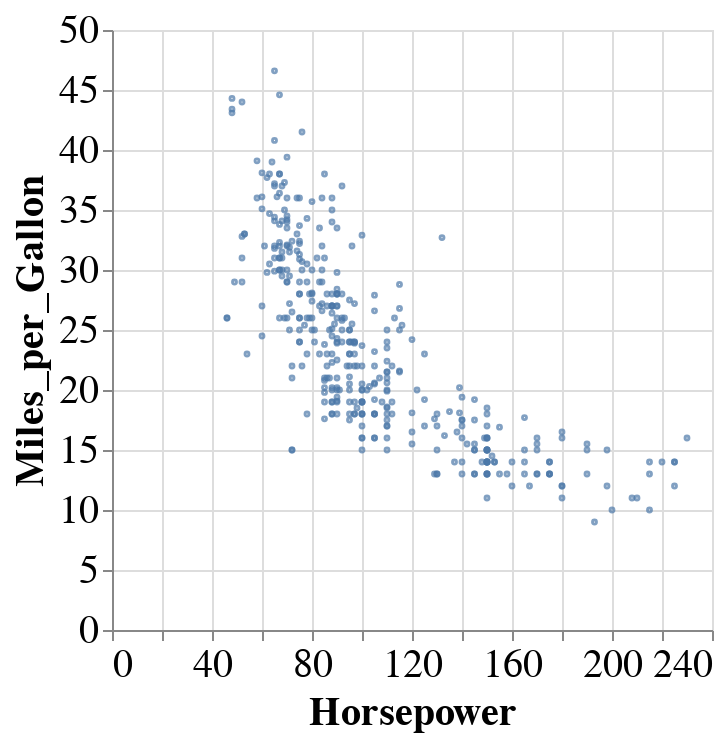

Write notebook code for a chart like this one.
### Markdown cell above
### One more thing...

### Code cell
chart = alt.Chart(mtcars).mark_point(size=2).encode(
            alt.X('Horsepower'),
            alt.Y('Miles_per_Gallon'))

chart

### Figure 1 — Vega-Lite specification as saved in the notebook (floating-point values rounded to 4 significant figures; data arrays with more than 128 entries replaced by an {"elided": "..."} marker saying what was removed)
{"height": 300, "config": {"style": {"circle": {"size": 400}, "point": {"size": 30}, "square": {"size": 400}}, "legend": {"symbolSize": 20, "titleFontSize": 20, "labelFontSize": 20}, "axis": {"titleFontSize": 20, "labelFontSize": 20}}, "data": {"name": "data-f02450ab61490a1363517a0190416235"}, "mark": {"type": "point", "size": 2}, "encoding": {"x": {"type": "quantitative", "field": "Horsepower"}, "y": {"type": "quantitative", "field": "Miles_per_Gallon"}}, "$schema": "https://vega.github.io/schema/vega-lite/v4.0.2.json", "datasets": {"data-f02450ab61490a1363517a0190416235": {"elided": "406 records"}}}
